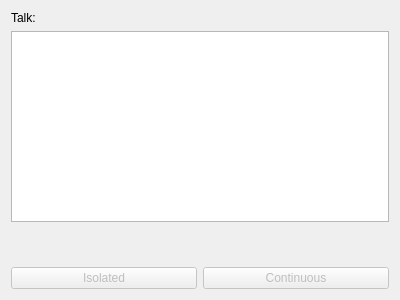
<?xml version="1.0" encoding="UTF-8"?>
<ui version="4.0">
 <class>SpeechPad</class>
 <widget class="QWidget" name="SpeechPad">
  <property name="geometry">
   <rect>
    <x>0</x>
    <y>0</y>
    <width>400</width>
    <height>300</height>
   </rect>
  </property>
  <property name="windowTitle">
   <string>Form</string>
  </property>
  <layout class="QVBoxLayout" name="verticalLayout">
   <item>
    <widget class="QLabel" name="label">
     <property name="text">
      <string>Talk:</string>
     </property>
    </widget>
   </item>
   <item>
    <widget class="QPlainTextEdit" name="textSP">
     <property name="readOnly">
      <bool>false</bool>
     </property>
    </widget>
   </item>
   <item>
    <spacer name="verticalSpacer">
     <property name="orientation">
      <enum>Qt::Vertical</enum>
     </property>
     <property name="sizeHint" stdset="0">
      <size>
       <width>20</width>
       <height>40</height>
      </size>
     </property>
    </spacer>
   </item>
   <item>
    <layout class="QHBoxLayout" name="horizontalLayout">
     <item>
      <widget class="QPushButton" name="isolatedButton">
       <property name="enabled">
        <bool>false</bool>
       </property>
       <property name="text">
        <string>Isolated</string>
       </property>
      </widget>
     </item>
     <item>
      <widget class="QPushButton" name="contButton">
       <property name="enabled">
        <bool>false</bool>
       </property>
       <property name="text">
        <string>Continuous</string>
       </property>
      </widget>
     </item>
    </layout>
   </item>
  </layout>
 </widget>
 <resources/>
 <connections/>
</ui>
